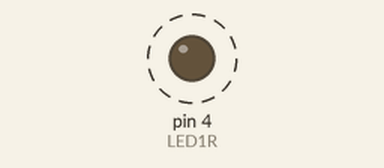
Simulated run of this sketch. Board: Arduino Uno, built with avr-gcc and run on an emulated ATmega328P. Shown: output pins drawn as LEDs (lit = HIGH). Dashed ring = blinking.

Above: at 0.5 s.
Timing chart, 0 to 3.0 s (numbered marks = the images above):
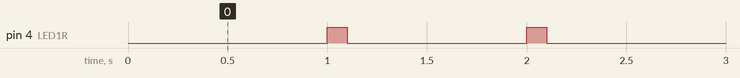

Measured:
- by itself, pin 4 (LED1R): alternates HIGH for 0.10 s and LOW for 0.90 s

The sketch:

Attempt_with_delay_working.ino
```cpp
const int LED1R = 4;

unsigned long long timestamp, durationOfBlinking = 0;


void setup()
{
  pinMode(LED1R, HIGH);
  timestamp, durationOfBlinking = millis();
}


void loop()
{
  if (millis() - timestamp < 1000)
  {
    return;
  }
  else
  {
    timestamp = millis();
    digitalWrite(LED1R, HIGH);
    delay(100);
  }
  digitalWrite(LED1R, LOW);
}
```
